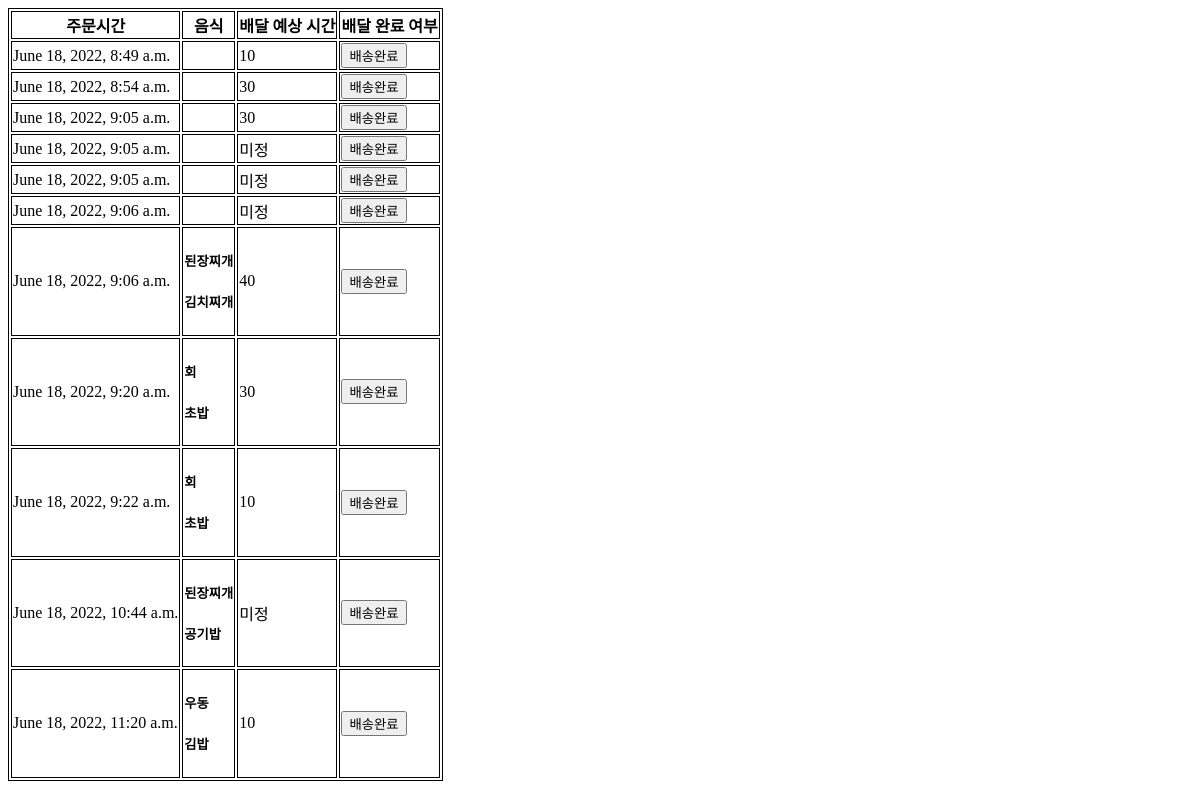
The page /delivery/orders/ on the database as committed earlier.
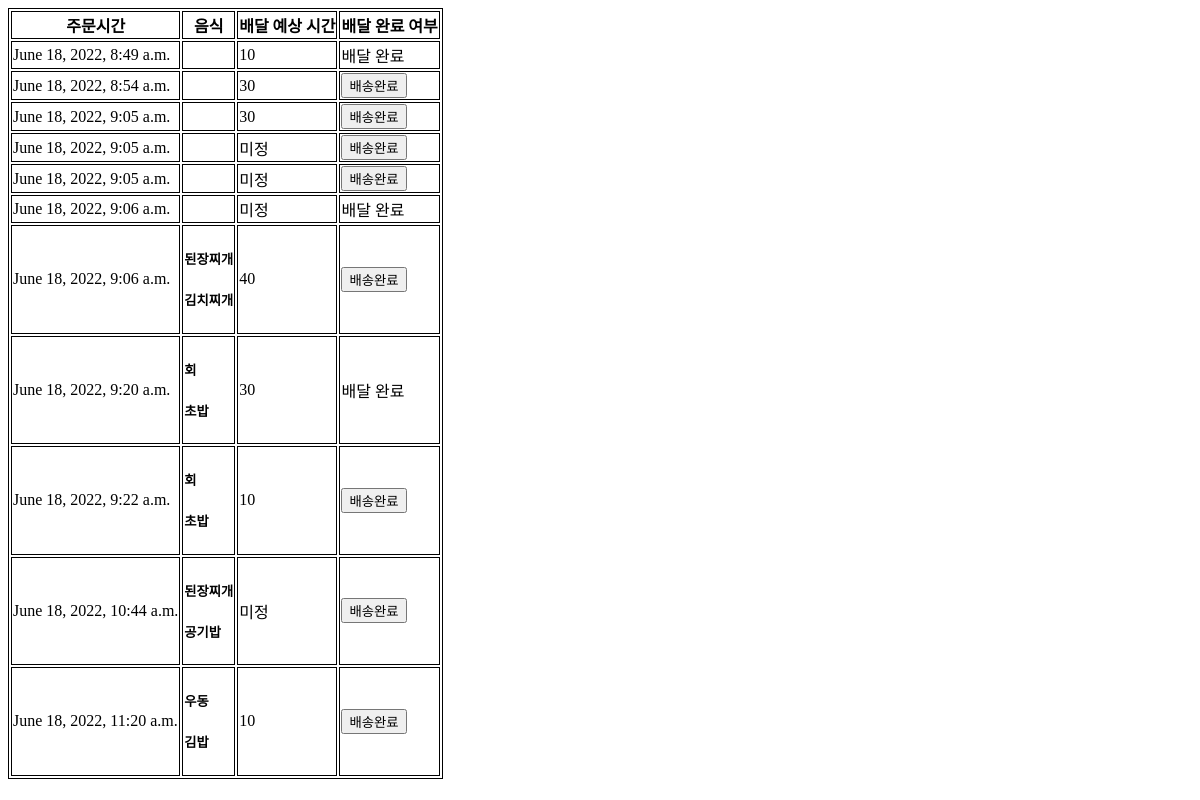
The same page on the database as committed later.
### order/models.py (models this page shows)
class Orders(models.Model):
    shop=models.ForeignKey(Shop,on_delete=models.CASCADE)
    order_date=models.DateTimeField('date ordered')
    address=models.CharField(max_length=40)
    estimated_time=models.IntegerField(default=-1)
    deliver_finish=models.BooleanField(default=0)

### delivery/views.py (the view)
# urls.py: path('orders/',views.orders,name="orders"),
@csrf_exempt
def orders(request):
    if request.method=='GET':
        order_list=Orders.objects.all()
        return render(request,"delivery/order_list.html",{"order_list":order_list})
    elif request.method=='POST':
        order_item=Orders.objects.get(pk=int(request.POST["order_id"]))
        order_item.deliver_finish=1
        order_item.save()
        return render(request, "delivery/success.html")

### delivery/templates/delivery/order_list.html (shortened to what this page needs)
<!DOCTYPE html>
<html lang="en">
<head>
</head>
<body>
    <table style="border: 1px solid black;">
        <tr style="border: 1px solid black;">
            <th style="border: 1px solid black;">주문시간</th>
            <th style="border: 1px solid black;">음식</th>
            <th style="border: 1px solid black;">배달 예상 시간</th>
            <th style="border: 1px solid black;">배달 완료 여부</th>
        </tr>
        {% for order in order_list %}
        <tr style="border: 1px solid black;">
            <td style="border: 1px solid black;">
                {{order.order_date}}
            </td>
            <td style="border: 1px solid black;">
                {%for food in order.order_foodlist_set.all %}
                <h5>{{food.food_name}}</h5>
                {% endfor %}
            </td>
            <td style="border: 1px solid black;">
            {%if order.estimated_time == -1%}
                미정
            {%else%}
                {{order.estimated_time}}
            {%endif%}
            </td>
            <td style="border: 1px solid black;">
            {%if order.deliver_finish == 0 %}
                <form action="{%url 'orders' %}"method='post'>
                    <input type="submit" value="배송완료">
                </form>
            {% else %}
                배달 완료
            {%endif%}
            </td>
        </tr>
        {% endfor %}
    </table>
</body>
</html>

Rows that differ between the two databases and show on the page:
changed Orders "June 18, 2022, 8:49 a.m.": value "배송완료" → (not shown); now shows "배달 완료"
changed Orders (number 6 of 11 on the later page): value "배송완료" → (not shown); now shows "배달 완료"
changed Orders "June 18, 2022, 9:20 a.m.": value "배송완료" → (not shown); now shows "배달 완료"
